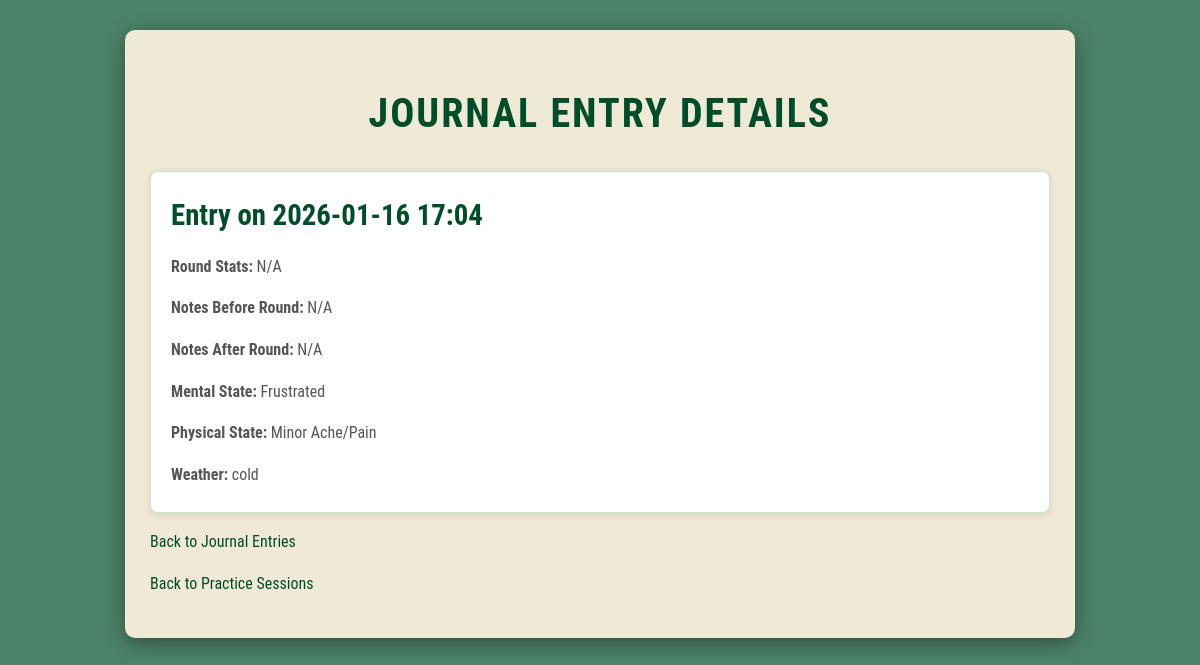
/journal/1, run on the app's committed database.
### tables this page shows
CREATE TABLE journal_entries (
    id INTEGER PRIMARY KEY AUTOINCREMENT,
    entry_date TIMESTAMP NOT NULL DEFAULT CURRENT_TIMESTAMP,
    round_stats TEXT,
    notes_before_round TEXT,
    notes_after_round TEXT,
    mental_state TEXT,
    physical_state TEXT,
    weather TEXT
);

### app.py (the view)
@app.route('/journal/<int:entry_id>')
def journal_details(entry_id):
    db = get_db()
    entry = db.execute(
        'SELECT id, entry_date, round_stats, notes_before_round, notes_after_round, mental_state, physical_state, weather'
        ' FROM journal_entries'
        ' WHERE id = ?',
        (entry_id,)
    ).fetchone()
    if entry is None:
        return "Journal entry not found", 404
    return render_template('journal_details.html', entry=entry)

### app.py (called while the page is built)
def get_db():
    if 'db' not in g:
        g.db = sqlite3.connect(
            app.config['DATABASE'],
            detect_types=sqlite3.PARSE_DECLTYPES
        )
        g.db.row_factory = sqlite3.Row
    return g.db

### templates/journal_details.html (shortened to what this page needs)
<!doctype html>
<html lang="en">
<head>
    <link rel="stylesheet" href="{{ url_for('static', filename='style.css') }}">
</head>
<body>
    <div class="container">
        <h1>Journal Entry Details</h1>
        <div class="session-card">
            <h2>Entry on {{ entry.entry_date.strftime('%Y-%m-%d %H:%M') }}</h2>
            <p><strong>Round Stats:</strong> {{ entry.round_stats if entry.round_stats else 'N/A' }}</p>
            <p><strong>Notes Before Round:</strong> {{ entry.notes_before_round if entry.notes_before_round else 'N/A' }}</p>
            <p><strong>Notes After Round:</strong> {{ entry.notes_after_round if entry.notes_after_round else 'N/A' }}</p>
            <p><strong>Mental State:</strong> {{ entry.mental_state if entry.mental_state else 'N/A' }}</p>
            <p><strong>Physical State:</strong> {{ entry.physical_state if entry.physical_state else 'N/A' }}</p>
            <p><strong>Weather:</strong> {{ entry.weather if entry.weather else 'N/A' }}</p>
        </div>
        <p><a href="{{ url_for('journal_list') }}">Back to Journal Entries</a></p>
        <p><a href="{{ url_for('index') }}">Back to Practice Sessions</a></p>
    </div>
</body>
</html>

### static/style.css (style rules this page uses)
body { font-family: 'Roboto Condensed', 'Arial Narrow', Arial, sans-serif; line-height: 1.6; margin: 0; padding: 0; background: linear-gradient(rgba(0, 77, 42, 0.7), rgba(0, 77, 42, 0.7)), url('https://source.unsplash.com/random/1920x1080/?augusta-golf-course') no-repeat center center fixed; background-size: cover; color: #f0e9d6; }
.container { width: 75%; margin: 30px auto; background: #f0e9d6; padding: 25px; border-radius: 10px; box-shadow: 0 5px 20px rgba(0, 0, 0, 0.4); }
h1 { color: #004d2a; text-align: center; margin-bottom: 25px; font-size: 2.5em; text-transform: uppercase; letter-spacing: 2px; }
.session-card, .drill-card { background: #ffffff; color: #333; padding: 20px; margin-bottom: 15px; border-radius: 8px; border: 1px solid #c8e6c9; box-shadow: 0 2px 8px rgba(0, 0, 0, 0.1); }
.session-card h2, .drill-card h3 { margin-top: 0; color: #004d2a; font-size: 1.8em; margin-bottom: 10px; }
.session-card p, .drill-card p { color: #555; margin-bottom: 5px; }
a { color: #004d2a; text-decoration: none; }

### data on the page
journal_entries: entry_date "2026-01-16 17:04", round_stats "N/A", notes_before_round "N/A", notes_after_round "N/A", mental_state "Frustrated", physical_state "Minor Ache/Pain", weather "cold"
